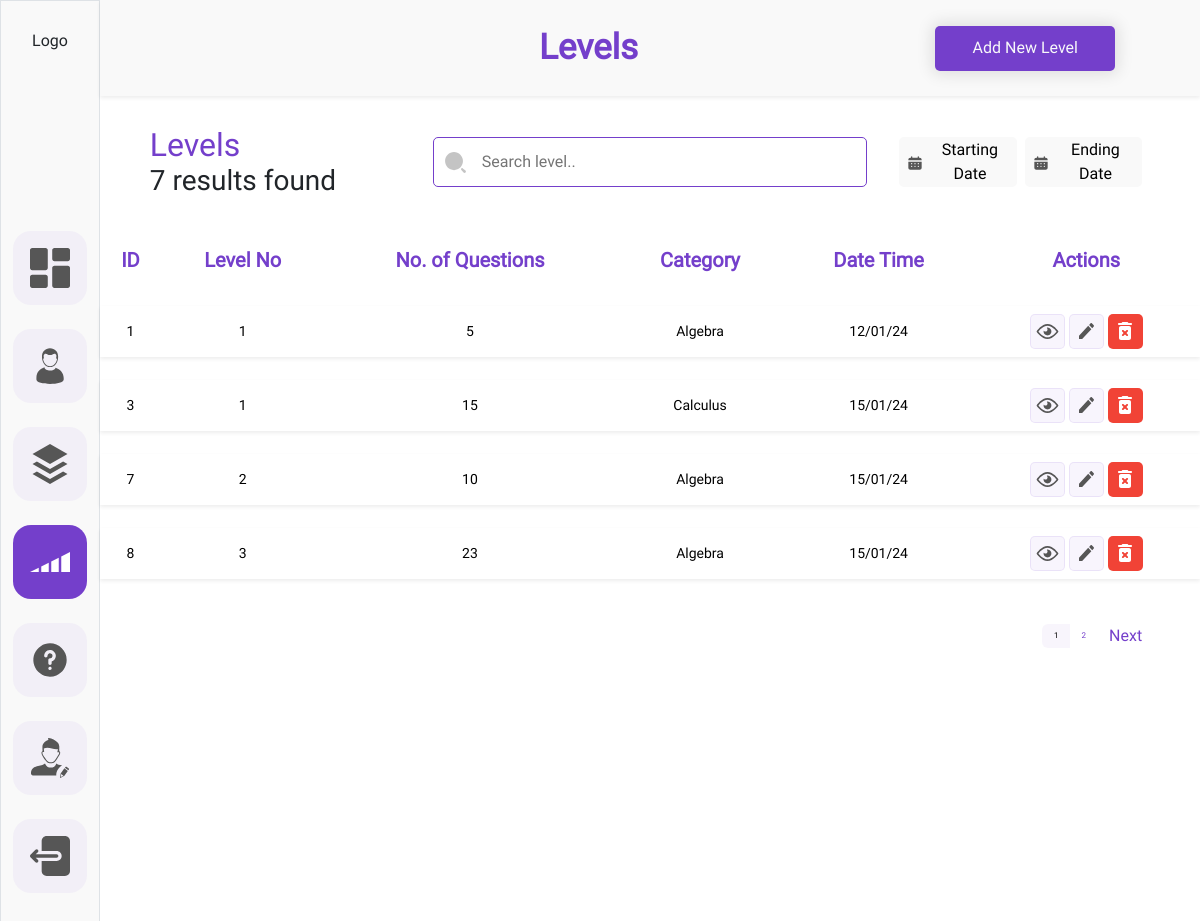
/myadmin/levels/ (signed in), run on an earlier commit of the app's database.
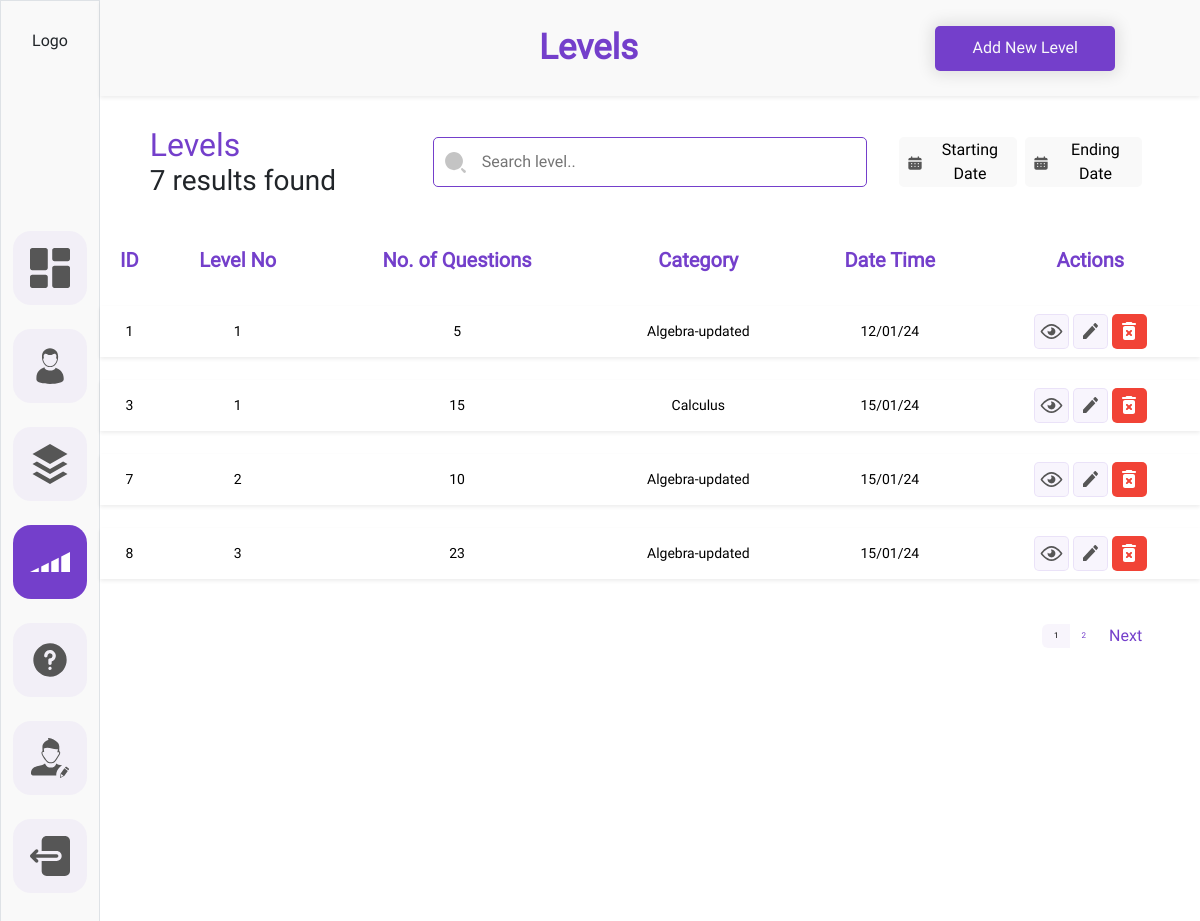
And on a later commit of the database.
### adminDashboard/models.py (models this page shows, shortened)
class Level(BaseModel):
    level_no = models.IntegerField()
    number_of_questions = models.IntegerField()
    level_category = models.ForeignKey(Category,on_delete=models.CASCADE)
    class Meta:
        unique_together = ('level_no', 'level_category')

class Category(BaseModel):
    category_title = models.CharField(max_length=CharFieldSizes.XXX_LARGE)
    category_description = models.TextField()
    category_image = models.ImageField(upload_to='category_images')
    def __str__(self):
        return self.category_title

### adminDashboard/views.py (the view)
# urls.py: path('levels/', views.levels, name='levels'),
@login_required(login_url='admin-login')
def levels(request):
    context={
        'startdate': request.GET.get('startdate',None),
        'enddate': request.GET.get('enddate',None),
        'seachbar': request.GET.get('search-bar',None),
        'records' : Level.objects.all(),
        'records_count' : Level.objects.all().count,
        'levelno': request.GET.get('levelno',None)
    }
    if context['startdate'] and context['enddate']:
        context['records'] = context['records'].filter(created_at__range=(context['startdate'], context['enddate']))
    elif context['startdate']:
        context['records'] = context['records'].filter(created_at__gte=context['startdate'])
    elif context['enddate']:
        context['records'] = context['records'].filter(created_at__lte=context['enddate'])
    if context['seachbar']:
        context['records'] = context['records'].filter(Q(level_no__icontains=context['seachbar']) | Q(number_of_questions__icontains=context['seachbar']))
    paginator = Paginator(context['records'],4)
    page = request.GET.get('page')
    try:
        records_within_range = paginator.page(page)
    except PageNotAnInteger:
        records_within_range = paginator.page(1)
    except EmptyPage:
        records_within_range = paginator.page(paginator.num_pages)
    level_count = context['records'].count()
    context['records']= records_within_range
    context['level_count'] = level_count
    return render(request,'admin_dashboard/level.html' ,context)

### templates/admin_dashboard/level.html (shortened to what the changed rows need)
{% load static %}
<!DOCTYPE html>
<html lang="en">
<head>
    <link
    href="https://cdn.jsdelivr.net/npm/bootstrap@5.3.2/dist/css/bootstrap.min.css"
    rel="stylesheet"
  />
  <link rel="stylesheet" href="{% static 'admin_dashboard/css/common.css'%}">
  <link rel="stylesheet" href="{% static 'admin_dashboard/css/category.css'%}">
  <link rel="stylesheet" href="{% static 'admin_dashboard/css/users.css'%}">
</head>
<body>
    <div class="container-fluid">
        <div class="row ">
            <div class="col-11 h-100">
                <div class="row p-2 bg-sidebar shadow-sm heading-container-height">
                    <div class="col-6 d-flex justify-content-end align-items-center ">
                        <div class= "">
                            <h1 class="dashboard__heading m-0">Levels</h1>
                        </div>
                    </div>
                </div>
                <form id="searchForm" action="{% url 'levels'%}" method='GET'>
                <div class="row justify-content-center margintop gap-2">
                  <div class="col-3">
                    <div class="">
                      <div class="d-flex flex-column">
                        <div class="">
                          <h2 class="user-title m-0 p-0">Levels</h2>
                        </div>
                      </div>
                    </div>
                  </div>
                </div>
              </form>
                <div class="row justify-content-center mt-3">
                    <div class="col p-0">
                        <div class="">
                            <div class="">
                                <table class="table table-hover table-borderless">
                                    <thead>
                                        <tr>
                                          <th class="table-head">ID</th>
                                          <th class="table-head">Level No</th>
                                          <th class="table-head">No. of Questions</th>
                                          <th class="table-head">Category</th>
                                          <th class="table-head">Date Time</th>
                                          <th class="table-head">Actions</th>
                                        </tr>
                                      </thead>
                                      <tbody>
                                        {% if records %}
                                        {% for record  in records %}
                                        <tr class="tr shadow-sm ">
                                          <td>{{record.id}}</td>
                                          <td>{{record.level_no}}</td>
                                          <td>{{record.number_of_questions}}</td>
                                          <td>{{record.level_category}}</td>
                                          <td>{{record.created_at|date:"d/m/y"}}</td>
                                          <td>
                                            <div class="d-flex justify-content-center align-items-center gap-1">
                                                <div class="">
                                                    <a class="action-btns action-btns-view" href="{% url 'level-details' pk=record.id%}">
                                                    </a>
                                                </div>
                                                <div class="">
                                                    <a class="action-btns action-btns-view" href="{% url 'level-update' pk=record.id%}">
                                                    </a>
                                                </div>
                                                <div class="">
                                                    <a class="action-btns action-btns-remove" href="#" onclick=deleterecord({{record.id}}) data-bs-toggle="modal" data-bs-target="#user-successfully-delet-modal">
                                                    </a>
                                                </div>
                                            </div>
                                          </td>
                                        </tr>
                                        {% endfor %}
                                        {% endif %}
                                      </tbody>
                                  </table>
                            </div>
                        </div>
                    </div>
                </div>
            </div>
        </div>
    </div>
</body>
</html>

What changed in the data, as far as the page shows it:
changed through a linked row, Level id 1: level_category "Algebra" → "Algebra-updated"
changed through a linked row, Level id 7: level_category "Algebra" → "Algebra-updated"
changed through a linked row, Level id 8: level_category "Algebra" → "Algebra-updated"
